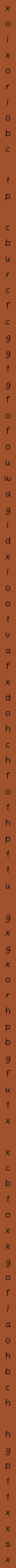
#> input picture CTF-2024/Tracs/message/message_part1.png, 40 x 4000 px (shown at 1/3 size); its folder holds only this picture in this run
$ python solve.py
#> lines starting #> are read from the running program, lines starting #| are printed output that depends on the picture
from PIL import Image


for i in range(1, 17):
    img = Image.open(f'message_part{i}.png')
#> img is the input picture: PIL image 40x4000 RGB; mean R, G, B 155.4, 79.6, 43.7

    # rotate by 180 degrees
    rot_img = img.transpose(Image.ROTATE_90)
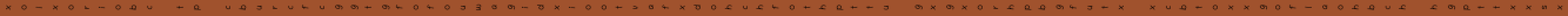
#> rot_img: PIL image 4000x40 RGB (shown at 1/3 size); mean R, G, B 155.4, 79.6, 43.7
#> (the run stopped early here; a loop or call above may not have finished)
